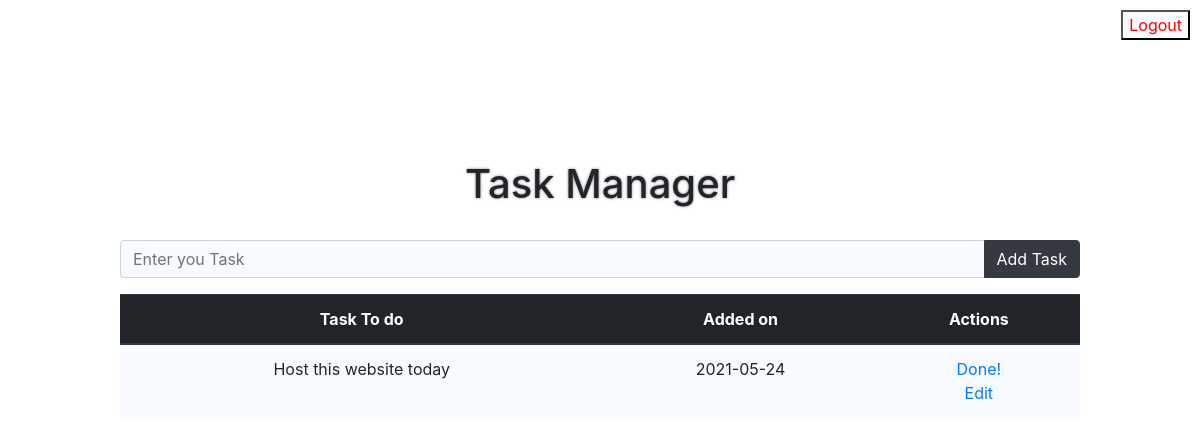
Page / (signed in) on the earlier database version.
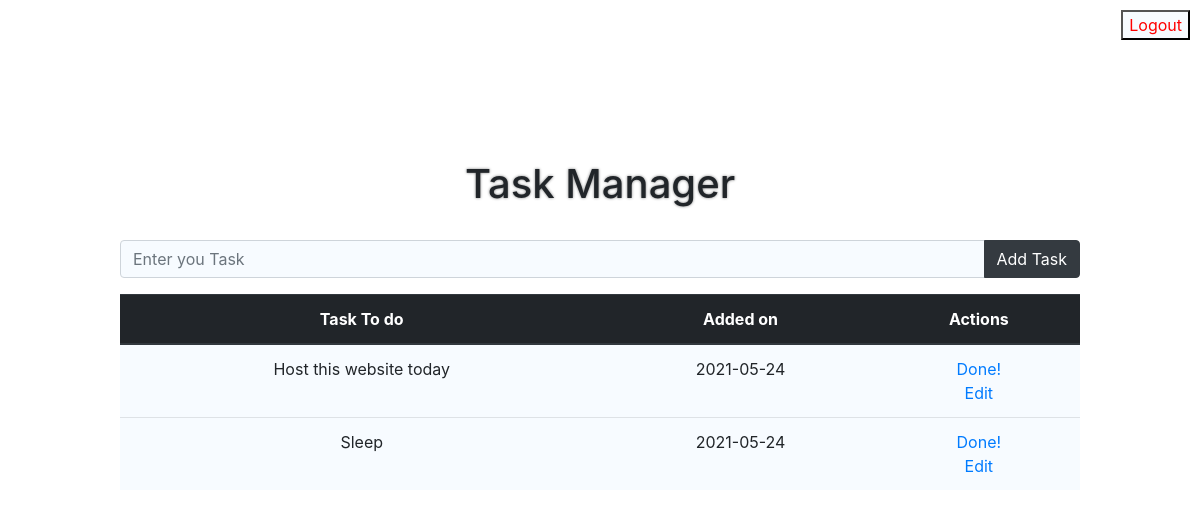
Same page on the later database version.
### app.py (models this page shows, shortened)
class Todo(db.Model):
    id = db.Column(db.Integer, primary_key=True)
    user_id = db.Column(db.Integer)
    content = db.Column(db.String(300), nullable=False)
    date_created = db.Column(db.DateTime, default=datetime.utcnow)

### app.py (the view)
@app.route('/', methods=['POST', 'GET'])
def home():
    if g.user:
        if request.method == 'POST':
            task_content = request.form['content']
            new_task = Todo(content=task_content, user_id=g.user.id)
            db.session.add(new_task)
            db.session.commit()
            return redirect('/')
        else:
            tasks = Todo.query.filter_by(
                user_id=g.user.id).order_by(Todo.date_created)
            return render_template("index.html", tasks=tasks)
    else:
        flash("You need to Login First")
        return redirect('/login')

### app.py (called while the page is built)
@app.before_request
def before_request():
    g.user = None
    if 'user' in session:
        user = Users.query.filter_by(id=session['user']).first()
        g.user = user

### templates/index.html (shortened to what this page needs)
{% extends 'base.html' %}
{% block content %}
<p><br></p>
<h1>Task Manager</h1>
<br>
<form method="POST", action="/">
    <div class="input-group mb-3">
        <input type="text" class="form-control" placeholder="Enter you Task" aria-label="Task" aria-describedby="basic-addon2" name="content">
        <div class="input-group-append">
            <button class="btn btn-dark" type="submit">Add Task</button>
        </div>
    </div>
</form>
<form align="right" name="form1" method="POST" action="/logout">
    <label class="logoutLblPos">
    <input name="submit2" type="submit" id="submit2" value="Logout" style="background: rgb(240, 248, 255, 0.5); color: red;">
    </label>
  </form>
    <table class="table">
        <thead class="thead-dark">
            <tr>
                <th>Task To do</th>
                <th>Added on</th>
                <th>Actions</th>
            </tr>
        </thead>
        {% for task in tasks %}
        <tr>
            <td>{{ task.content }}</td>
            <td>{{ task.date_created.date() }}</td>
            <td>
                <a href="/delete/{{task.id}}">Done!</a>
                <br>
                <a href="/update/{{task.id}}">Edit</a>
            </td>
        </tr>
        {% endfor %}
    </table>
    <p><br></p>
{% endblock %}

### templates/base.html (shortened to what this page needs)
<!DOCTYPE html>
<html lang="en">
<head>
    <link rel="stylesheet" href="https://maxcdn.bootstrapcdn.com/bootstrap/4.0.0/css/bootstrap.min.css">
    <link rel="stylesheet" href="{{ url_for('static',filename='css/main.css') }}">
</head>
<body style="background-image: url(https://images.pexels.com/photos/5717479/pexels-photo-5717479.jpeg?auto=compress&cs=tinysrgb&dpr=2&h=650&w=940);
background-repeat: no-repeat;
background-size:auto;">
    {% block content %} {% endblock %}
</body>
</html>

### static/css/main.css (style rules this page uses)
body { text-align: center; margin: 10%; }
a { margin: 4px; }
h1 { text-shadow: 0 0 3px grey; }
.table { background: rgb(240, 248, 255, 0.5); }
.form-control { background: rgb(240, 248, 255, 0.5); }
.logoutLblPos { position: fixed; right: 10px; top: 10px; }

Differences in the rows shown:
added Todo: content "Sleep", date_created "2021-05-24"
